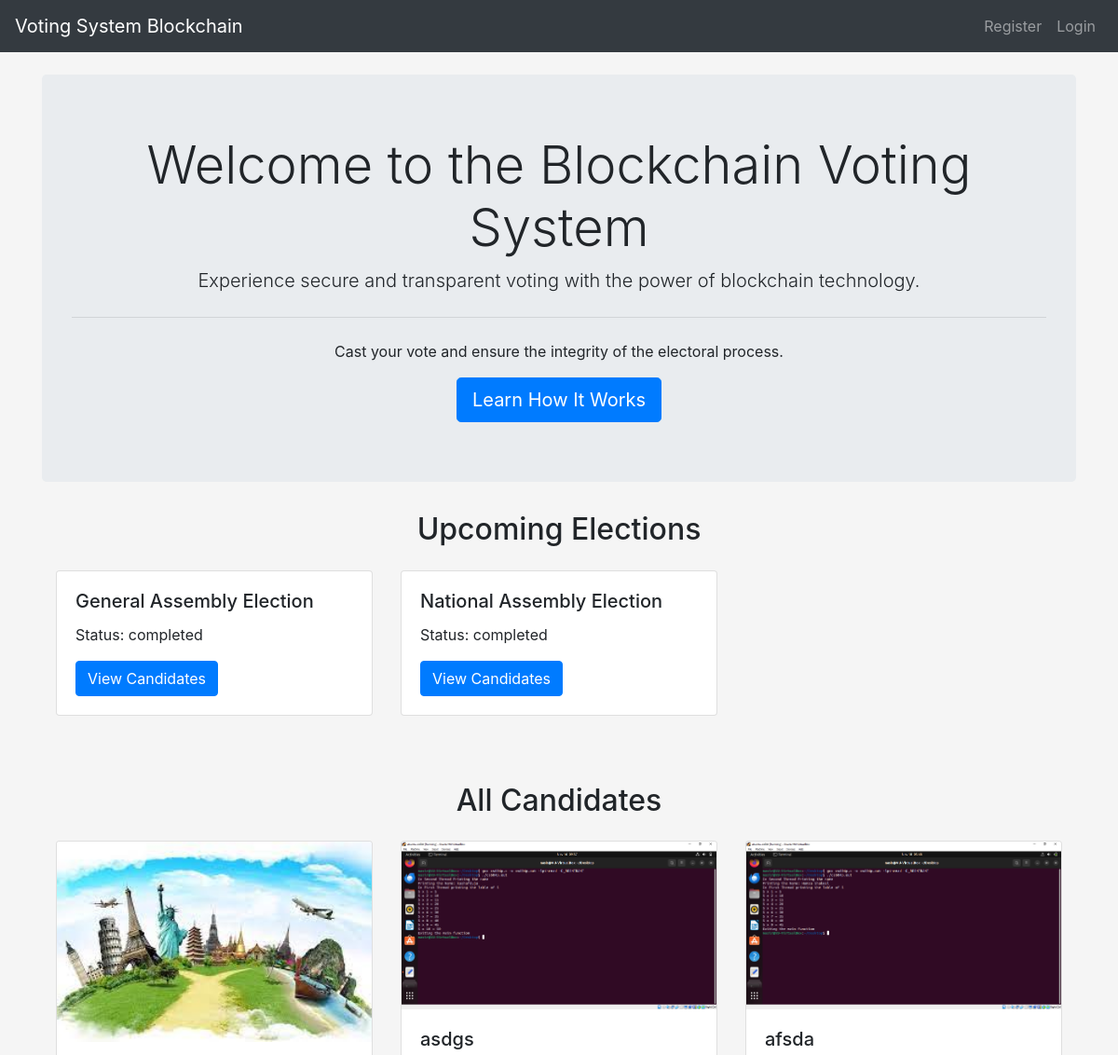
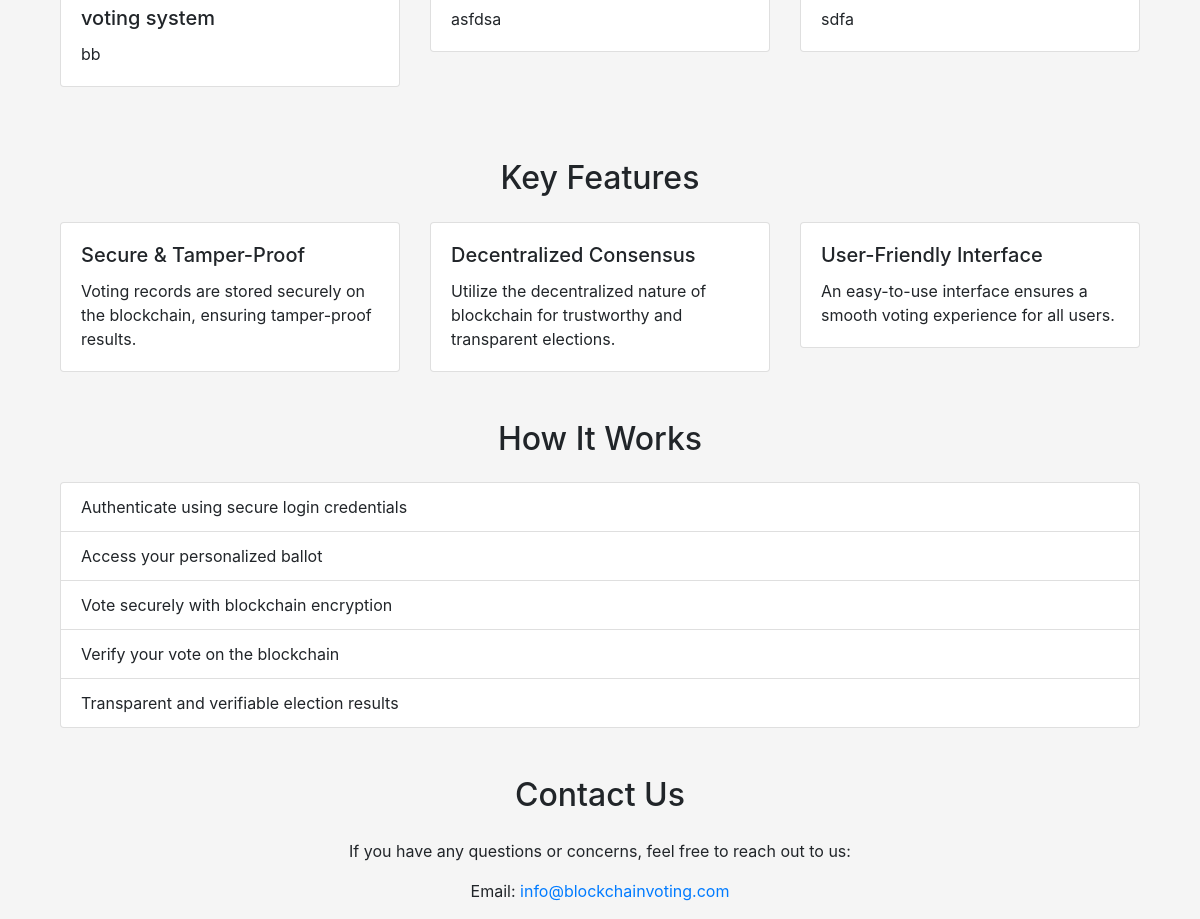
The page / on the database its author committed (2 pictures, top to bottom).
### myapp/models.py (models this page shows, shortened)
class Election(models.Model):
    name = models.CharField(max_length=255)
    status = models.CharField(max_length=50, choices=[('upcoming', 'Upcoming'), ('ongoing', 'Ongoing'), ('completed', 'Completed')])

class Candidate(models.Model):
    name = models.CharField(max_length=255)
    image = models.ImageField(upload_to='candidates/', null=True, blank=True)
    description = models.TextField()
    election = models.ForeignKey(Election, on_delete=models.CASCADE, default=1)

### myapp/views.py (the view)
# urls.py: path('', views.home, name='home'),
def home(request):
    elections = Election.objects.all()
    candidates = Candidate.objects.all()
    context = {
        'elections': elections,
        'candidates': candidates,
    }
    return render(request, 'home.html', context)

### templates/home.html (shortened to what this page needs)
{% extends 'base.html' %}
{% block content %}
    <div class="jumbotron text-center">
        <h1 class="display-4">Welcome to the Blockchain Voting System</h1>
        <p class="lead">
            Experience secure and transparent voting with the power of blockchain technology.
        </p>
        <hr class="my-4">
        <p>
            Cast your vote and ensure the integrity of the electoral process.
        </p>
        <a class="btn btn-primary btn-lg" href="#how-it-works" role="button">Learn How It Works</a>
    </div>
    <section id="elections" class="mb-5">
      <div class="container">
          <h2 class="text-center mb-4">Upcoming Elections</h2>
          <div class="row">
              {% for election in elections %}
                  <div class="col-md-4">
                      <div class="card mb-4">
                          <div class="card-body">
                              <h5 class="card-title">{{ election.name }}</h5>
                              <p class="card-text">Status: {{ election.status }}</p>
                              <a href="{% url 'view_candidates' election.id %}" class="btn btn-primary">View Candidates</a>
                          </div>
                      </div>
                  </div>
              {% endfor %}
          </div>
      </div>
  </section>
  <section id="candidates" class="mb-5">
      <div class="container">
          <h2 class="text-center mb-4">All Candidates</h2>
          <div class="row">
              {% for candidate in candidates %}
                  <div class="col-md-4">
                      <div class="card mb-4">
                          <img src="{{ candidate.image.url }}" class="card-img-top" alt="{{ candidate.name }}">
                          <div class="card-body">
                              <h5 class="card-title">{{ candidate.name }}</h5>
                              <p class="card-text">{{ candidate.description }}</p>
                          </div>
                      </div>
                  </div>
              {% endfor %}
          </div>
      </div>
  </section>
    <section id="features" class="mb-5">
        <div class="container">
            <h2 class="text-center mb-4">Key Features</h2>
            <div class="row">
                <div class="col-md-4">
                    <div class="card">
                        <div class="card-body">
                            <h5 class="card-title">Secure & Tamper-Proof</h5>
                            <p class="card-text">Voting records are stored securely on the blockchain, ensuring tamper-proof results.</p>
                        </div>
                    </div>
                </div>
                <div class="col-md-4">
                    <div class="card">
                        <div class="card-body">
                            <h5 class="card-title">Decentralized Consensus</h5>
                            <p class="card-text">Utilize the decentralized nature of blockchain for trustworthy and transparent elections.</p>
                        </div>
                    </div>
                </div>
                <div class="col-md-4">
                    <div class="card">
                        <div class="card-body">
                            <h5 class="card-title">User-Friendly Interface</h5>
                            <p class="card-text">An easy-to-use interface ensures a smooth voting experience for all users.</p>
                        </div>
                    </div>
                </div>
            </div>
        </div>
    </section>
    <section id="how-it-works" class="mb-5">
        <div class="container">
            <h2 class="text-center mb-4">How It Works</h2>
            <ol class="list-group list-group-numbered">
                <li class="list-group-item">Authenticate using secure login credentials</li>
                <li class="list-group-item">Access your personalized ballot</li>
                <li class="list-group-item">Vote securely with blockchain encryption</li>
                <li class="list-group-item">Verify your vote on the blockchain</li>
                <li class="list-group-item">Transparent and verifiable election results</li>
            </ol>
        </div>
    </section>
    <section id="contact">
        <div class="container">
            <h2 class="text-center mb-4">Contact Us</h2>
            <p class="text-center">If you have any questions or concerns, feel free to reach out to us:</p>
            <p class="text-center">Email: <a href="mailto:info@blockchainvoting.com">info@blockchainvoting.com</a></p>
        </div>
    </section>
{% endblock %}

### templates/base.html (shortened to what this page needs)
<!DOCTYPE html>
<html lang="en">
<head>
    <link rel="stylesheet" href="https://maxcdn.bootstrapcdn.com/bootstrap/4.5.2/css/bootstrap.min.css">
</head>
<body>
<nav class="navbar navbar-expand-lg navbar-dark bg-dark">
    <a class="navbar-brand" href="{% url 'home' %}">Voting System Blockchain</a>
    <div class="collapse navbar-collapse" id="navbarNav">
        <ul class="navbar-nav ml-auto">
            {% if user.is_authenticated %}
                <li class="nav-item active">
                    <span class="navbar-link"></span>
                </li>
                <li class="nav-item active">
                    <a class="nav-link" href="{% url 'home' %}">Welcome, {{ user.username }}</a>
                </li>
                <li class="nav-item">
                    <a class="nav-link" href="{% url 'home' %}">Home</a>
                </li>
                <li class="nav-item">
                    <a class="nav-link" href="{% url 'update_profile' %}">Update Profile</a>
                </li>
                <li class="nav-item">
                    <a class="nav-link" href="{% url 'change_password' %}">Change Password</a>
                </li>
                <li class="nav-item">
                    <a class="nav-link" href="{% url 'view_results' %}">View Results</a>
                </li>
                <li class="nav-item">
                    <a class="nav-link" href="{% url 'logout' %}">Logout</a>
                </li>
            {% else %}
                <li class="nav-item">
                    <a class="nav-link" href="{% url 'register' %}">Register</a>
                </li>
                <li class="nav-item">
                    <a class="nav-link" href="{% url 'login' %}">Login</a>
                </li>
            {% endif %}
        </ul>
    </div>
</nav>
<div class="container mt-4">
    {% block content %}{% endblock %}
</div>
</body>
</html>

### templates/base.html (style rules this page uses)
body { background-color: whitesmoke; }

### rows shown on the page
Election: name "General Assembly Election", status "completed"
Election: name "National Assembly Election", status "completed"
Candidate: image (picture), name "voting system", description "bb"
Candidate: image (picture), name "asdgs", description "asfdsa"
Candidate: image (picture), name "afsda", description "sdfa"
